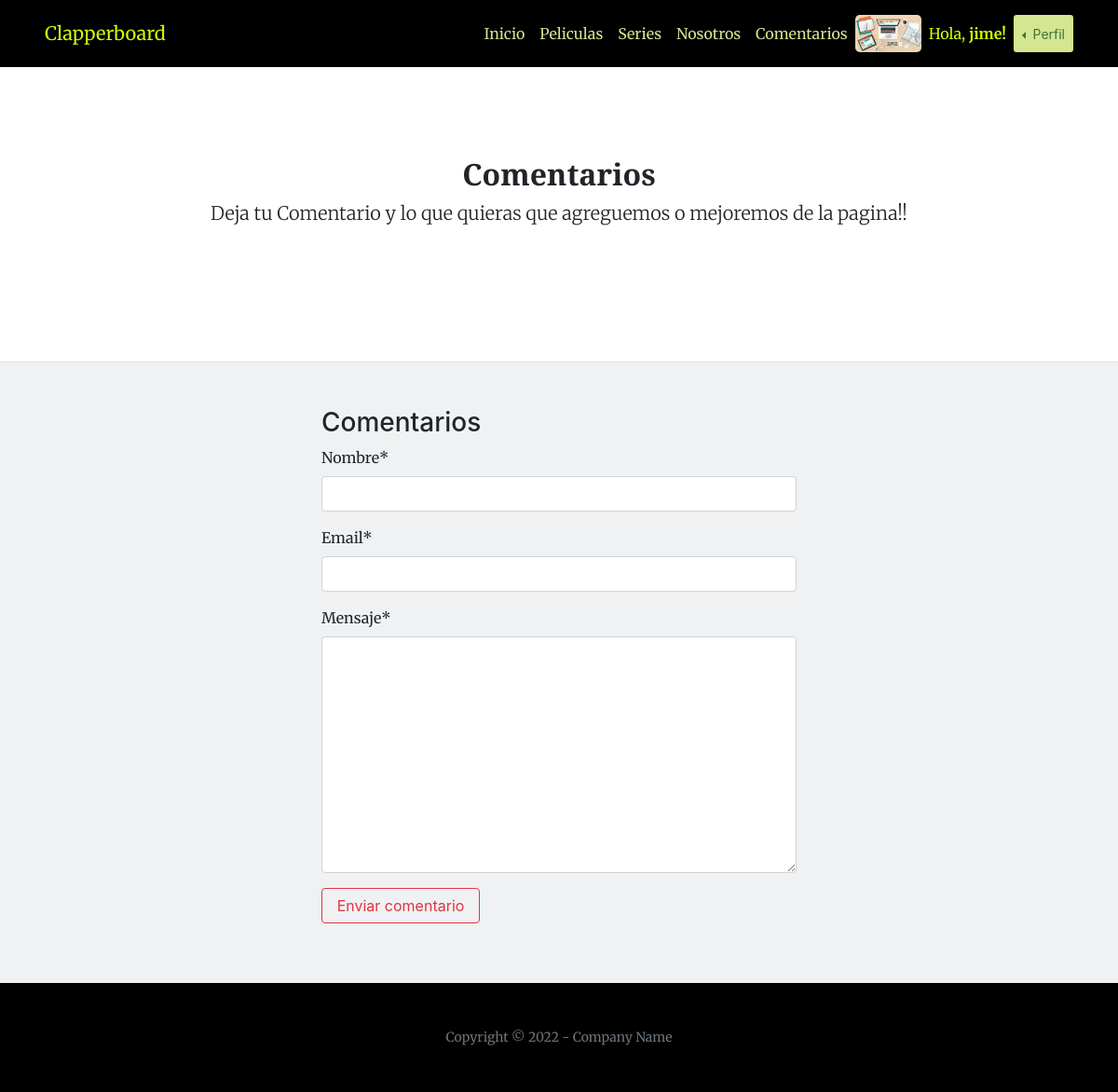
/comentarios/ (signed in), run on an earlier commit of the app's database.
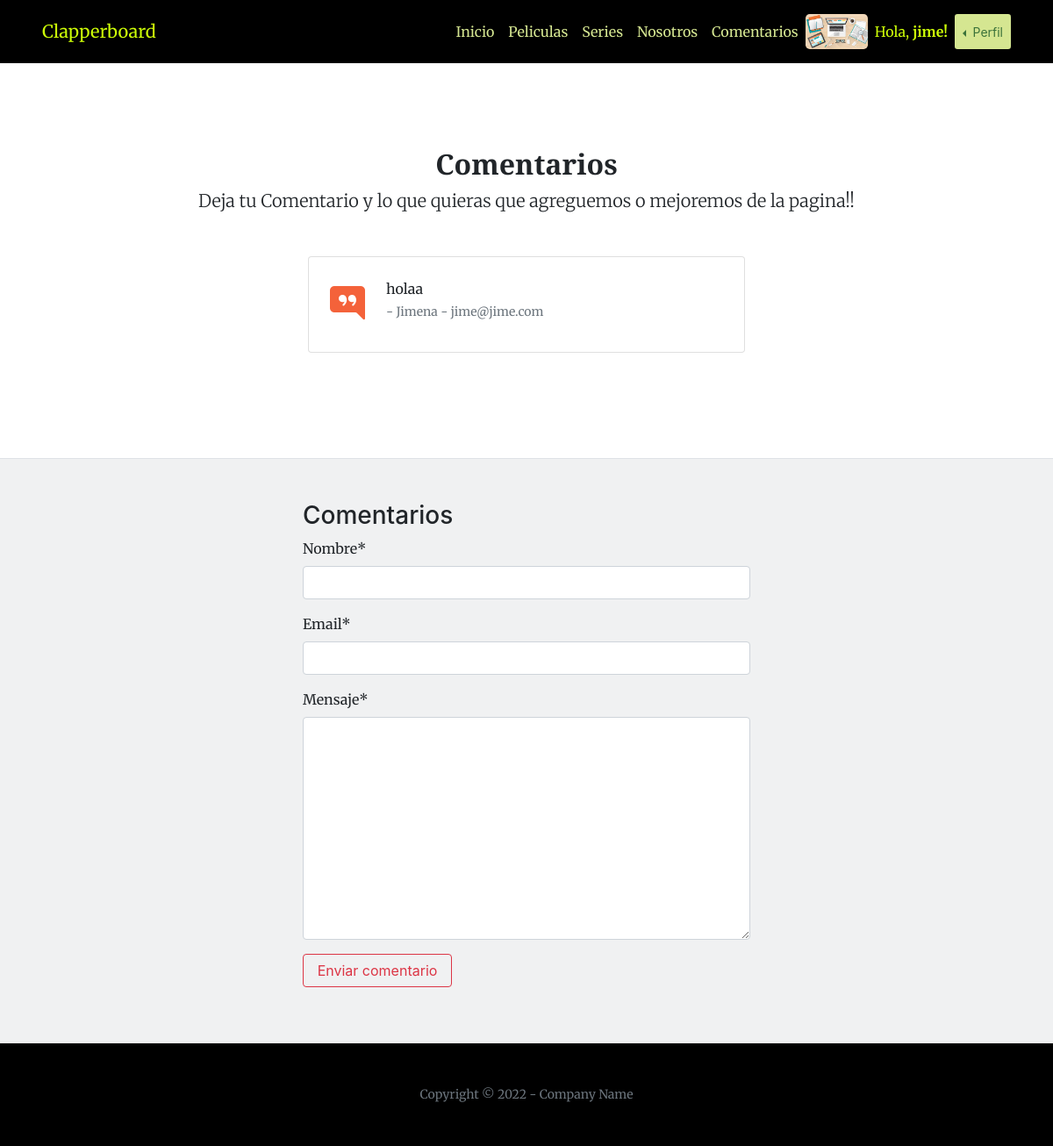
And on a later commit of the database.
### clapperboardApp/models.py (models this page shows)
class Comentario(models.Model):
    nombre = models.CharField(max_length=50)
    email = models.EmailField()
    mensaje = models.TextField(max_length=500, blank=True, null=True)
    actualizado = models.DateTimeField(auto_now=True)
    creado = models.DateTimeField(auto_now_add=True)
    class Meta:
        ordering = ['-creado']

### clapperboardApp/views.py (the view)
# urls.py: path('comentarios/', comentarios, name= "comentarios"),
def comentarios(request):
    comentarios = Comentario.objects.all()
    form = NuevoComentario()
    if request.method == "POST":
        form = NuevoComentario(request.POST)
        if form.is_valid():
            info_comentarios = form.cleaned_data
            comentarios = Comentario(nombre=info_comentarios["nombre"],
                                     email=info_comentarios["email"],
                                     mensaje=info_comentarios["mensaje"])
            comentarios.save()
            messages.success(request, "Comentario agregado con éxito!")
            return redirect("comentarios")
        else:
            messages.error(request, "Error al agregar el comentario")
            return redirect("comentarios")
    else:
        form = NuevoComentario()
    return render(request, "clapperboardApp/comentarios.html", {"comentarios": comentarios, "form": form})

### clapperboardApp/forms.py
class NuevoComentario(forms.Form):
    nombre = forms.CharField(max_length=50)
    email = forms.EmailField()
    mensaje = forms.CharField(max_length=300, required=True, widget=forms.Textarea)

### clapperboardApp/templates/clapperboardApp/comentarios.html (shortened to what this page needs)
{% extends 'clapperboardApp/base.html' %}
{% load static %}
{% load crispy_forms_tags %}
{% block contenidoPagina %}
    <section class="py-5 border-bottom">
        <div class="container px-5 my-5 px-5">
            <div class="text-center mb-5">
                <h2 class="fw-bolder">Comentarios</h2>
                <p class="lead mb-0">Deja tu Comentario y lo que quieras que agreguemos o mejoremos de la pagina!! </p>
            </div>
            <div class="row gx-5 justify-content-center">
                <div class="col-lg-6">
                    {% for comentario in comentarios %}
                        <div class="card mb-4">
                            <div class="card-body p-4">
                                <div class="d-flex">
                                    <div class="flex-shrink-0"><i class="bi bi-chat-right-quote-fill text-primary fs-1"></i></div>
                                    <div class="ms-4">
                                        <p class="mb-1"> {{comentario.mensaje}} </p>
                                        <div class="small text-muted"> - {{comentario.nombre}} - {{comentario.email}} </div>
                                    </div>
                                </div>
                            </div>
                        </div>
                    {% endfor %}
                </div>
            </div>
        </div>
    </section>
        <section class="bg-secondary bg-opacity-10 py-5">
            <div class="container px-5">
                <div class="row gx-6 justify-content-center">
                    <div class="col-lg-6">
                        <h3>Comentarios</h3>
                        <form action="" method="post">
                            {{form | crispy}}
                            <button class="btn btn-outline-danger my-3 d-grid gap-2 col-4" type="submit">Enviar comentario</button>
                        </form>
                    </div>
                </div>
            </div>
        </section>
{% endblock %}

What changed in the data, as far as the page shows it:
added Comentario: mensaje "holaa", nombre "Jimena", email "jime@jime.com"
